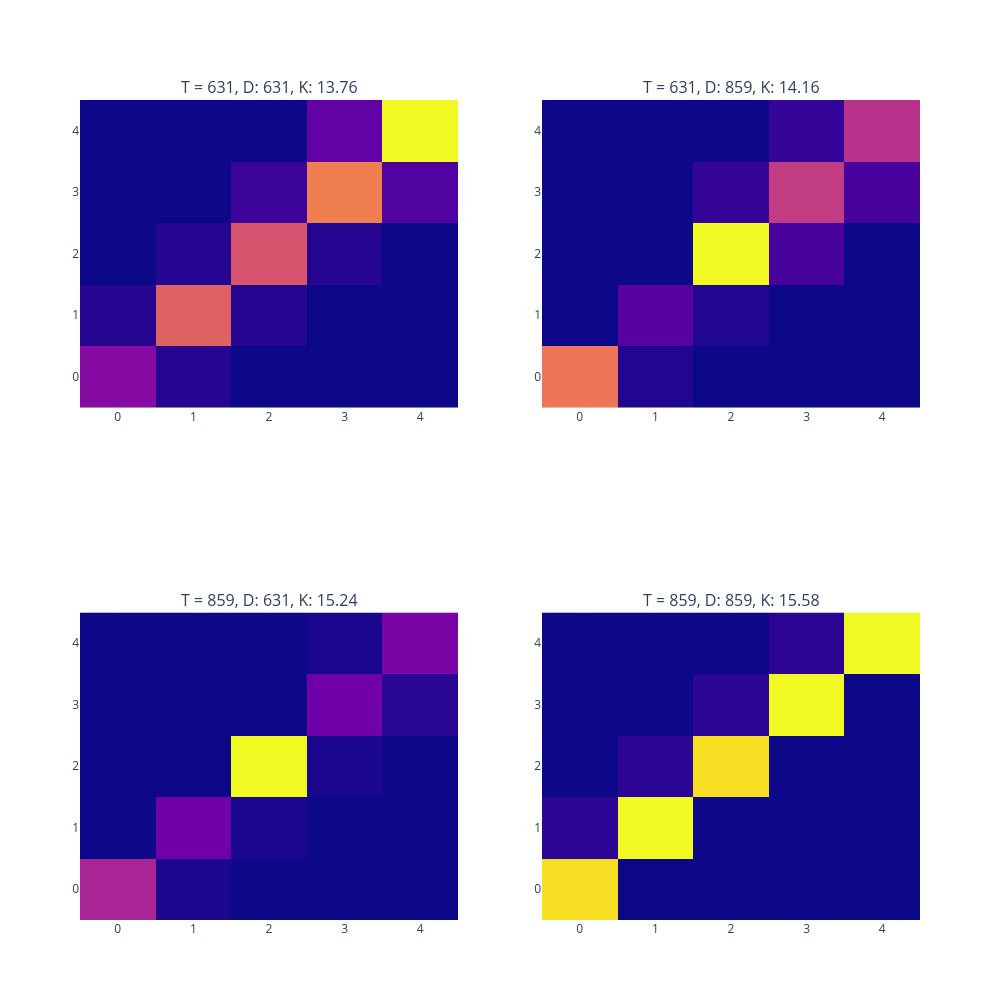

Notebook code cell kept with this figure:
### Code cell
f0_1 = 631
f0_2 = 859
phase_hop = 16000
s2g_quantization_levels = 5
s2g_mode = 'wasserstein'

_data1 = data[2400*fs:2460*fs]
phase11 = band_phase_complex_demod(x=_data1, fs=fs, f0=f0_1, BW=10)
phase_subsampled11 = np.array([np.average(phase11[i:i+phase_hop]) for i in range(0, len(phase11), phase_hop)])
transitions11 = ut.get_s2g(phase_subsampled11, s2g_quantization_levels)
K11 = ut.get_K(transitions11, s2g_mode)

phase12 = band_phase_complex_demod(x=_data1, fs=fs, f0=f0_2, BW=10)
phase_subsampled12 = np.array([np.average(phase12[i:i+phase_hop]) for i in range(0, len(phase11), phase_hop)])
transitions12 = ut.get_s2g(phase_subsampled12, s2g_quantization_levels)
K12 = ut.get_K(transitions12, s2g_mode)

_data2 = data[3000*fs:3060*fs]
phase21 = band_phase_complex_demod(x=_data2, fs=fs, f0=f0_1, BW=10)
phase_subsampled21 = np.array([np.average(phase21[i:i+phase_hop]) for i in range(0, len(phase11), phase_hop)])
transitions21 = ut.get_s2g(phase_subsampled21, s2g_quantization_levels)
K21 = ut.get_K(transitions21, s2g_mode)

phase22 = band_phase_complex_demod(x=_data2, fs=fs, f0=f0_2, BW=10)
phase_subsampled22 = np.array([np.average(phase22[i:i+phase_hop]) for i in range(0, len(phase11), phase_hop)])
transitions22 = ut.get_s2g(phase_subsampled22, s2g_quantization_levels)
K22 = ut.get_K(transitions22, s2g_mode)

fig = make_subplots(rows=2, cols=2, subplot_titles=[f"T = {f0_1}, D: {f0_1}, K: {K11:.2f}", f"T = {f0_1}, D: {f0_2}, K: {K12:.2f}", f"T = {f0_2}, D: {f0_1}, K: {K21:.2f}", f"T = {f0_2}, D: {f0_2}, K: {K22:.2f}"])
fig.add_trace(go.Heatmap(z=transitions11, x=np.arange(len(transitions11)), y=np.arange(len(transitions11)), showscale=False), row=1, col=1)
fig.add_trace(go.Heatmap(z=transitions12, x=np.arange(len(transitions12)), y=np.arange(len(transitions12)), showscale=False), row=1, col=2)
fig.add_trace(go.Heatmap(z=transitions21, x=np.arange(len(transitions21)), y=np.arange(len(transitions21)), showscale=False), row=2, col=1)
fig.add_trace(go.Heatmap(z=transitions22, x=np.arange(len(transitions22)), y=np.arange(len(transitions22)), showscale=False), row=2, col=2)
fig.update_layout(height=1000, width=1000)
fig.show()

### Figure 1 — Plotly figure (JSON) as saved in the notebook; plotly's stock layout.template omitted (floating-point values rounded to 4 significant figures)
{"data": [{"showscale": false, "type": "heatmap", "x": [0, 1, 2, 3, 4], "xaxis": "x", "y": [0, 1, 2, 3, 4], "yaxis": "y", "z": [[6, 1, 0, 0, 0], [1, 13, 1, 0, 0], [0, 1, 12, 1, 0], [0, 0, 2, 15, 3], [0, 0, 0, 4, 22]]}, {"showscale": false, "type": "heatmap", "x": [0, 1, 2, 3, 4], "xaxis": "x2", "y": [0, 1, 2, 3, 4], "yaxis": "y2", "z": [[17, 1, 0, 0, 0], [0, 4, 1, 0, 0], [0, 0, 26, 3, 0], [0, 0, 2, 12, 3], [0, 0, 0, 2, 11]]}, {"showscale": false, "type": "heatmap", "x": [0, 1, 2, 3, 4], "xaxis": "x3", "y": [0, 1, 2, 3, 4], "yaxis": "y3", "z": [[14, 1, 0, 0, 0], [0, 8, 1, 0, 0], [0, 0, 37, 1, 0], [0, 0, 0, 8, 2], [0, 0, 0, 1, 9]]}, {"showscale": false, "type": "heatmap", "x": [0, 1, 2, 3, 4], "xaxis": "x4", "y": [0, 1, 2, 3, 4], "yaxis": "y4", "z": [[15, 0, 0, 0, 0], [1, 16, 0, 0, 0], [0, 1, 15, 0, 0], [0, 0, 1, 16, 0], [0, 0, 0, 1, 16]]}], "layout": {"annotations": [{"font": {"size": 16}, "showarrow": false, "text": "T = 631, D: 631, K: 13.76", "x": 0.225, "xanchor": "center", "xref": "paper", "y": 1, "yanchor": "bottom", "yref": "paper"}, {"font": {"size": 16}, "showarrow": false, "text": "T = 631, D: 859, K: 14.16", "x": 0.775, "xanchor": "center", "xref": "paper", "y": 1, "yanchor": "bottom", "yref": "paper"}, {"font": {"size": 16}, "showarrow": false, "text": "T = 859, D: 631, K: 15.24", "x": 0.225, "xanchor": "center", "xref": "paper", "y": 0.375, "yanchor": "bottom", "yref": "paper"}, {"font": {"size": 16}, "showarrow": false, "text": "T = 859, D: 859, K: 15.58", "x": 0.775, "xanchor": "center", "xref": "paper", "y": 0.375, "yanchor": "bottom", "yref": "paper"}], "height": 1000, "width": 1000, "xaxis": {"anchor": "y", "domain": [0, 0.45]}, "xaxis2": {"anchor": "y2", "domain": [0.55, 1]}, "xaxis3": {"anchor": "y3", "domain": [0, 0.45]}, "xaxis4": {"anchor": "y4", "domain": [0.55, 1]}, "yaxis": {"anchor": "x", "domain": [0.625, 1]}, "yaxis2": {"anchor": "x2", "domain": [0.625, 1]}, "yaxis3": {"anchor": "x3", "domain": [0, 0.375]}, "yaxis4": {"anchor": "x4", "domain": [0, 0.375]}}}
